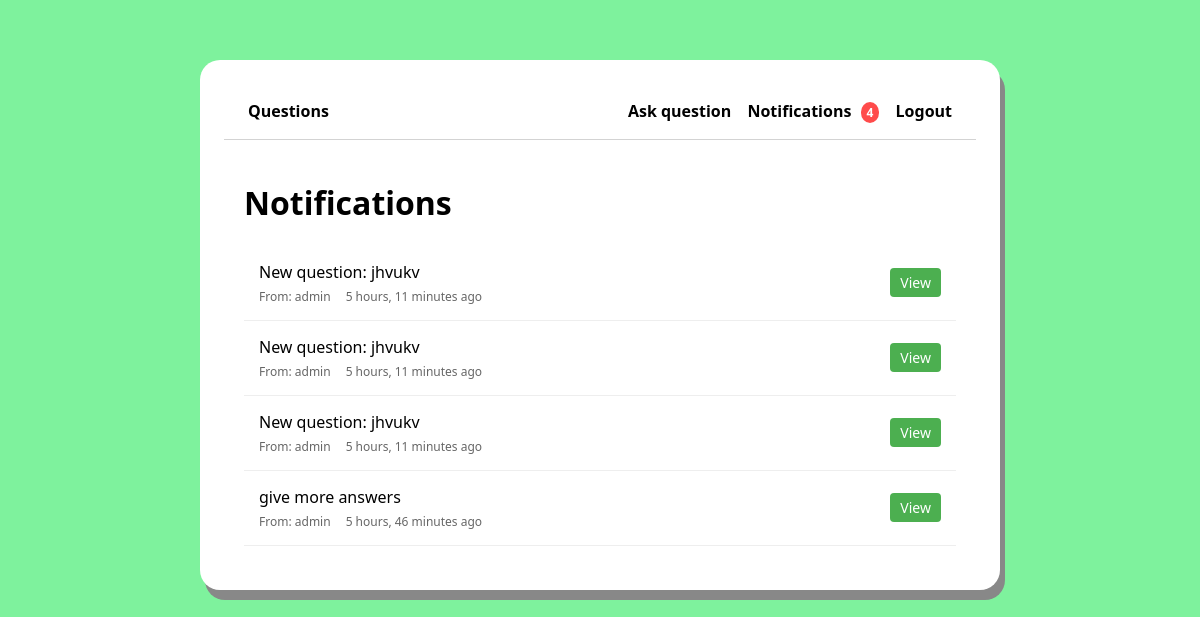
Screenshot of /notifications (signed in) with the database file from the repository.
### main/models.py (models this page shows, shortened)
class Notification(models.Model):
    NOTIFICATION_TYPES = (
        ('question', 'New Question'),
        ('response', 'New Response'),
        ('reply', 'New Reply'),
    )
    recipient = models.ForeignKey(User, on_delete=models.CASCADE, related_name='notifications')
    sender = models.ForeignKey(User, on_delete=models.CASCADE, related_name='sent_notifications')
    notification_type = models.CharField(max_length=20, choices=NOTIFICATION_TYPES)
    question = models.ForeignKey(Question, on_delete=models.CASCADE, null=True, blank=True)
    response = models.ForeignKey(Response, on_delete=models.CASCADE, null=True, blank=True)
    text = models.CharField(max_length=255)
    is_read = models.BooleanField(default=False)
    created_at = models.DateTimeField(auto_now_add=True)
    class Meta:
        ordering = ['-created_at']

### main/views.py (the view)
# urls.py: path('notifications', views.notificationsPage, name='notifications'),
@login_required(login_url='register')
def notificationsPage(request):
    notifications = Notification.objects.filter(recipient=request.user).order_by('-created_at')
    unread = notifications.filter(is_read=False)
    unread.update(is_read=True)
    context = {
        'notifications': notifications
    }
    return render(request, 'notifications.html', context)

### main/templates/notifications.html (shortened to what this page needs)
{% extends 'layouts/page.html' %}
{% block content %}
<div class="notifications-container">
    <h1>Notifications</h1>
    {% if notifications %}
        <div class="notifications-list">
            {% for notification in notifications %}
                <div class="notification-item {% if not notification.is_read %}unread{% endif %}">
                    <div class="notification-content">
                        <div class="notification-text">{{ notification.text }}</div>
                        <div class="notification-meta">
                            <span class="notification-sender">From: {{ notification.sender.username }}</span>
                            <span class="notification-time">{{ notification.created_at|timesince }} ago</span>
                        </div>
                    </div>
                    <div class="notification-actions">
                        {% if notification.question %}
                            <a href="{% url 'question' notification.question.id %}" class="view-link">View</a>
                        {% endif %}
                    </div>
                </div>
            {% endfor %}
        </div>
    {% else %}
        <p>You have no notifications.</p>
    {% endif %}
</div>
{% endblock %}

### main/static/css/styles.css (style rules this page uses)
html, body { font-family: Segoe UI; background-color: #7ef29d; }
*, *::after, *::before { box-sizing: border-box; }
a { text-decoration: none; }

### main/templates/notifications.html (style rules this page uses)
.notifications-container { max-width: 800px; margin: 0 auto; padding: 20px; }
.notifications-list { margin-top: 20px; }
.notification-item { padding: 15px; border-bottom: 1px solid #eee; display: flex; justify-content: space-between; align-items: center; }
.notification-content { flex: 1; }
.notification-text { font-size: 16px; margin-bottom: 5px; }
.notification-meta { font-size: 12px; color: #666; display: flex; gap: 15px; }
.notification-actions { display: flex; gap: 10px; }
.view-link, .mark-read-link { padding: 5px 10px; text-decoration: none; border-radius: 4px; font-size: 14px; }
.view-link { background-color: #4CAF50; color: white; }

### rows the page displays
Notification: text "New question: jhvukv", sender.username "admin", created_at "5 hours, 11 minutes", shows "View"
Notification: text "New question: jhvukv", sender.username "admin", created_at "5 hours, 11 minutes", shows "View"
Notification: text "New question: jhvukv", sender.username "admin", created_at "5 hours, 11 minutes", shows "View"
Notification: text "give more answers", sender.username "admin", created_at "5 hours, 46 minutes", shows "View"

### other values shown
{{ notifications|length }} "4"
